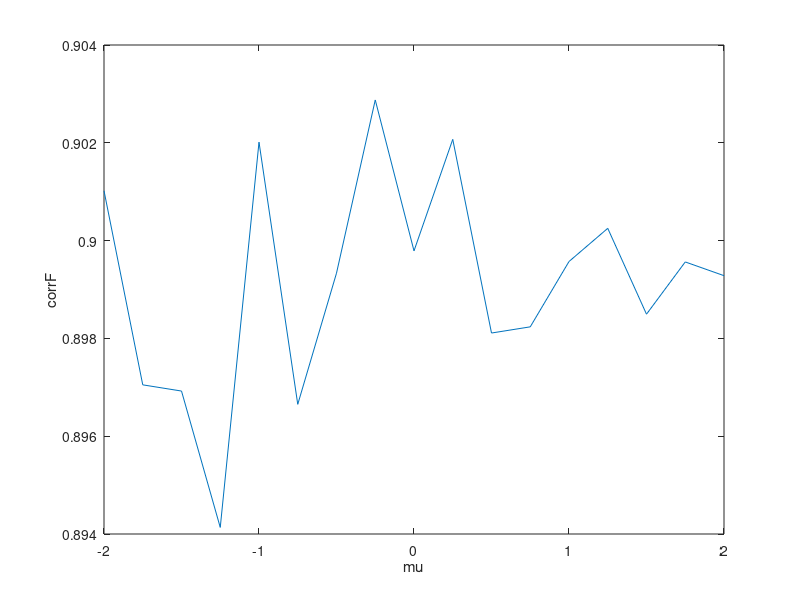

MATLAB code for this plot:
corrF = [];
muAxis = []; 

for k = -2:0.25:2 
    muAxis(end+1) = k;
    mu = i; 
    mu = [mu; mu];

    corrV = 0.9;

    sigma = [ 1 corrV; corrV 1];

    V = mvnrnd(mu,sigma,10000);

    sz = size(V);

    f1 = [0];
    f2 = [0];

    for  i = 1:sz(2)
        for j = 1:sz(1)
            if i == 1
                if V(j,i)>=0
                    f1(end+1) = V(j,i);
                else 
                    f1(end+1) = 0;
                end
            elseif i == 2 
                if  V(j,i)>=0
                    f2(end+1) = V(j,i);
                else 
                    f2(end+1) = 0;
                end
            end
        end
    end
    corr = corrcoef(f1,f2);
    corrF(end+1) = corr(1,2);
end         

figure
plot(muAxis,corrF);
xlabel('mu');
ylabel('corrF');